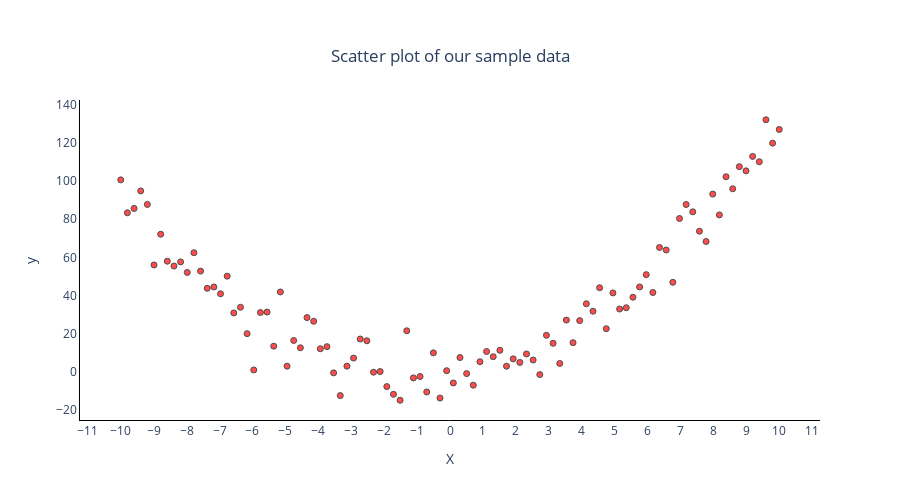

Notebook source saved alongside this figure:
### Markdown cell above
### Visualize the data

### Code cell
df = data.copy()

# Create the figure
fig = go.Figure()

# Add scatter plot trace
fig.add_trace(
    go.Scatter(
        x=df["X"], 
        y=df["y"], 
        mode="markers", 
        marker=dict(opacity=0.7, size=6, color="red",
                    line=dict(color='Black', width=1))
    )
)

# Update layout
fig.update_layout(
    title={
        'text': "Scatter plot of our sample data",
        'y':0.9,
        'x':0.5,
        'xanchor': 'center',
        'yanchor': 'top'},
    xaxis=dict(
        title="X",
        showline=True,  # Show the X axis line
        tickmode='linear',  # Tick mode to be linear
        # tick0=-10,  # Start tick at 0
        dtick=1,  # Tick at every 1 unit
        linecolor='black',  # X axis line color
    ),
    yaxis=dict(
        title="y",
        showline=True,  # Show the Y axis line
        linecolor='black',  # Y axis line color
    ),
    plot_bgcolor='white',  # Background color
    width=900,
    height=500
)

# Show the figure
fig.show()

### Figure 1 — Plotly figure (JSON) as saved in the notebook; plotly's stock layout.template omitted (floating-point values rounded to 4 significant figures)
{"data": [{"marker": {"color": "red", "line": {"color": "Black", "width": 1}, "opacity": 0.7, "size": 6}, "mode": "markers", "type": "scatter", "x": [-10, -9.798, -9.596, -9.394, -9.192, -8.99, -8.788, -8.586, -8.384, -8.182, -7.98, -7.778, -7.576, -7.374, -7.172, -6.97, -6.768, -6.566, -6.364, -6.162, -5.96, -5.758, -5.556, -5.354, -5.152, -4.949, -4.747, -4.545, -4.343, -4.141, -3.939, -3.737, -3.535, -3.333, -3.131, -2.929, -2.727, -2.525, -2.323, -2.121, -1.919, -1.717, -1.515, -1.313, -1.111, -0.909, -0.707, -0.505, -0.303, -0.101, 0.101, 0.303, 0.505, 0.707, 0.909, 1.111, 1.313, 1.515, 1.717, 1.919, 2.121, 2.323, 2.525, 2.727, 2.929, 3.131, 3.333, 3.535, 3.737, 3.939, 4.141, 4.343, 4.545, 4.747, 4.949, 5.152, 5.354, 5.556, 5.758, 5.96, 6.162, 6.364, 6.566, 6.768, 6.97, 7.172, 7.374, 7.576, 7.778, 7.98, 8.182, 8.384, 8.586, 8.788, 8.99, 9.192, 9.394, 9.596, 9.798, 10], "y": [100.6, 83.41, 85.68, 94.87, 87.78, 56.07, 72.15, 58.03, 55.49, 57.68, 52.16, 62.48, 52.85, 43.84, 44.53, 40.97, 50.21, 30.93, 33.9, 20.1, 1.068, 31.17, 31.4, 13.53, 41.93, 3.055, 16.5, 12.7, 28.51, 26.56, 12.19, 13.28, -0.45, -12.36, 3.063, 7.286, 17.29, 16.35, -0.122, 0.234, -7.641, -11.69, -14.8, 21.61, -3.084, -2.372, -10.44, 10.02, -13.65, 0.681, -5.742, 7.567, -0.843, -6.892, 5.363, 10.74, 8.016, 11.35, 3.04, 6.894, 5.017, 9.448, 6.296, -1.37, 19.21, 15.05, 4.476, 27.2, 15.37, 26.92, 35.73, 31.84, 44.15, 22.68, 41.42, 32.99, 33.66, 39.19, 44.55, 51.0, 41.64, 65.23, 63.9, 46.97, 80.4, 87.74, 83.91, 73.74, 68.34, 93.18, 82.27, 102.3, 95.97, 107.6, 105.4, 112.9, 110.1, 132.1, 119.9, 127.0]}], "layout": {"height": 500, "plot_bgcolor": "white", "title": {"text": "Scatter plot of our sample data", "x": 0.5, "xanchor": "center", "y": 0.9, "yanchor": "top"}, "width": 900, "xaxis": {"dtick": 1, "linecolor": "black", "showline": true, "tickmode": "linear", "title": {"text": "X"}}, "yaxis": {"linecolor": "black", "showline": true, "title": {"text": "y"}}}}
